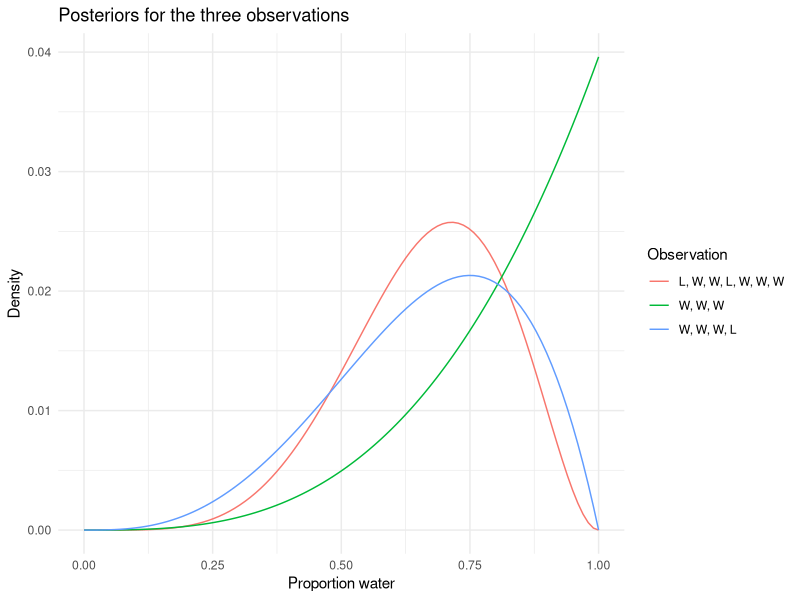
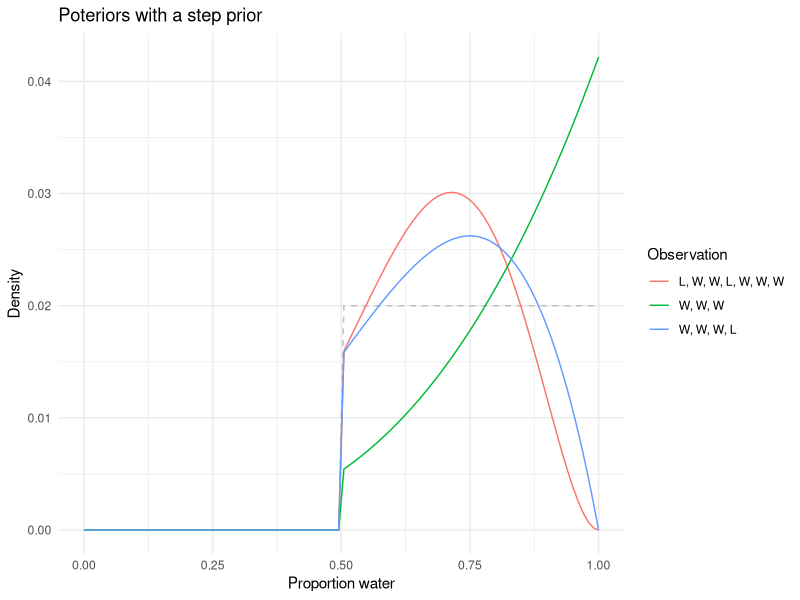

Here is the R script that generated these plots, in order:
## ---- chunk 1
knitr::opts_chunk$set(echo = TRUE)
library(tidyverse)
#library(brms)
## ---- chunk 2
grid_steps <- 100
data2M1 <-
 tibble(p_grid            = rep(seq(from = 0, to = 1, length.out = grid_steps), 3),
        prior             = 1,
        waters            = c(rep(3, grid_steps), rep(3, grid_steps), rep(5, grid_steps)),
        sizes             = c(rep(3, grid_steps), rep(4, grid_steps), rep(7, grid_steps)),
        Observation       = c(rep("W, W, W", grid_steps), 
                              rep("W, W, W, L", grid_steps), 
                              rep("L, W, W, L, W, W, W", grid_steps))) %>%                      
   group_by(Observation) %>% 
   mutate(likelihood      = dbinom(waters, size = sizes , prob = p_grid)) %>%  
   mutate(unstd_posterior = likelihood * prior) %>%                  
   mutate(posterior       = unstd_posterior / sum(unstd_posterior))

ggplot(data = data2M1, aes(x = p_grid, y = posterior, colour = Observation)) +
  geom_line() +
  labs(x = "Proportion water",
       y = "Density") +
  theme_minimal() + 
  ggtitle("Posteriors for the three observations")
## ---- chunk 3
grid_steps <- 100
data2M2 <-
 tibble(p_grid            = rep(seq(from = 0, to = 1, length.out = grid_steps), 3),
        prior             = if_else(p_grid<0.5, 0, 1) / (grid_steps/2),
        waters            = c(rep(3, grid_steps), rep(3, grid_steps), rep(5, grid_steps)),
        sizes             = c(rep(3, grid_steps), rep(4, grid_steps), rep(7, grid_steps)),
        Observation       = c(rep("W, W, W", grid_steps), 
                              rep("W, W, W, L", grid_steps), 
                              rep("L, W, W, L, W, W, W", grid_steps))) %>%                      
   group_by(Observation) %>% 
   mutate(likelihood      = dbinom(waters, size = sizes , prob = p_grid)) %>%  
   mutate(unstd_posterior = likelihood * prior) %>%                  
   mutate(posterior       = unstd_posterior / sum(unstd_posterior))

ggplot(data = data2M2, aes(x = p_grid, y = posterior, colour = Observation)) +
  geom_line(aes(y = prior), linetype = "dashed", colour = "grey") +
  geom_line() +
  labs(x = "Proportion water",
       y = "Density") +
  theme_minimal() + 
  ggtitle("Poteriors with a step prior")
